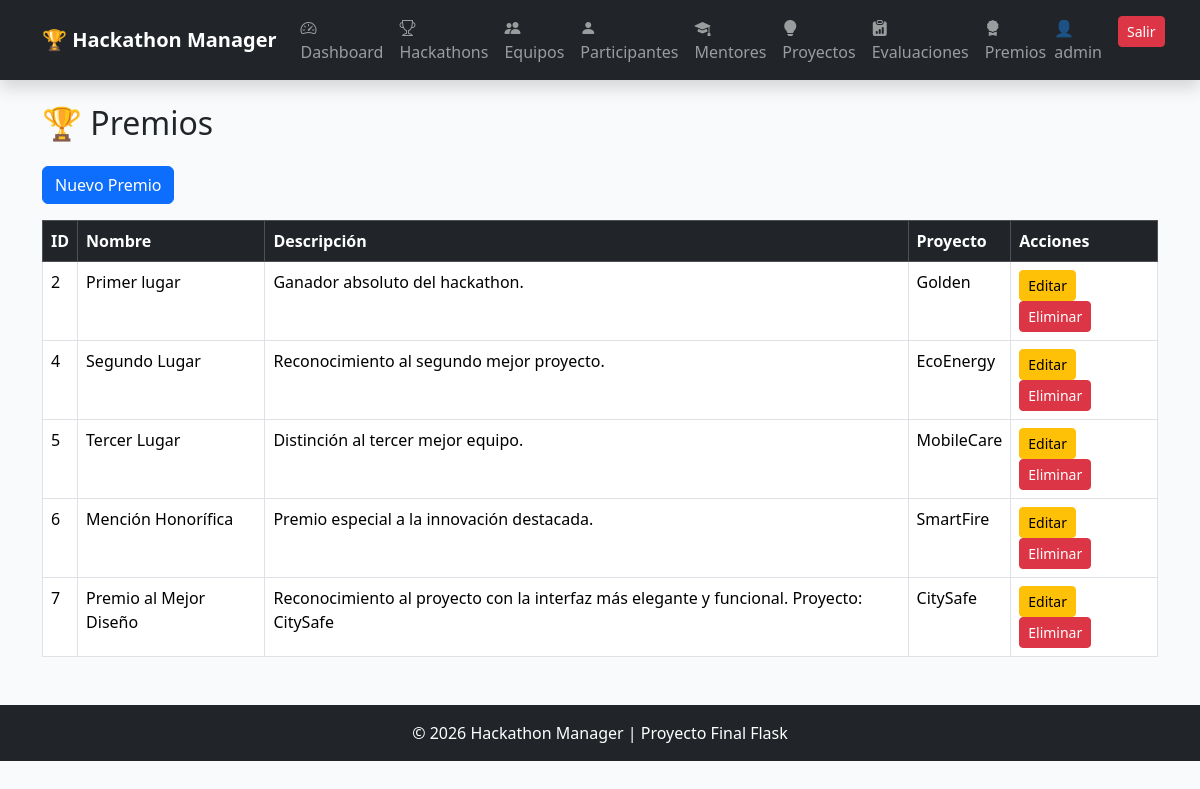
Page /premios (signed in) on the committed database.
### app/models/usuario.py (models this page shows, shortened)
class Usuario(UserMixin, db.Model):
    __tablename__ = "usuarios"
    id = db.Column(
        db.Integer,
        primary_key=True
    )
    nombre = db.Column(
        db.String(100),
        nullable=False
    )
    email = db.Column(
        db.String(100),
        unique=True,
        nullable=False
    )
    username = db.Column(
        db.String(50),
        unique=True,
        nullable=False
    )
    password = db.Column(
        db.String(255),
        nullable=False
    )
    rol_id = db.Column(
        db.Integer,
        db.ForeignKey("roles.id"),
        nullable=False
    )

### app/models/premio.py (models this page shows)
class Premio(db.Model):
    __tablename__ = "premios"
    id = db.Column(
        db.Integer,
        primary_key=True
    )
    nombre = db.Column(
        db.String(100),
        nullable=False
    )
    descripcion = db.Column(
        db.String(200)
    )
    proyecto_id = db.Column(
        db.Integer,
        db.ForeignKey("proyectos.id")
    )
    proyecto = db.relationship(
        "Proyecto",
        backref="premios"
    )

### app/models/proyecto.py (models this page shows, shortened)
class Proyecto(db.Model):
    __tablename__ = "proyectos"
    id = db.Column(
        db.Integer,
        primary_key=True
    )
    nombre = db.Column(
        db.String(150),
        nullable=False
    )
    descripcion = db.Column(
        db.Text,
        nullable=False
    )
    tecnologia = db.Column(
        db.String(100),
        nullable=False
    )
    estado = db.Column(
        db.String(50),
        default="En desarrollo"
    )
    equipo_id = db.Column(
        db.Integer,
        db.ForeignKey("equipos.id"),
        nullable=False
    )
    evaluaciones = db.relationship(
    "Evaluacion",
    backref="proyecto",
    lazy=True
)

### app/premios/routes.py (the view)
@premio_bp.route("/premios")
@login_required
def listar_premios():
    premios = Premio.query.all()
    return render_template(
        "premios/listar.html",
        premios=premios
    )

### app/templates/premios/listar.html
{% extends 'base.html' %}
{% block content %}
<h2 class="mb-4">
    🏆 Premios
</h2>
<a href="/premios/nuevo"
   class="btn btn-primary mb-3">
    Nuevo Premio
</a>
<table class="table table-bordered">
    <thead class="table-dark">
        <tr>
            <th>ID</th>
            <th>Nombre</th>
            <th>Descripción</th>
            <th>Proyecto</th>
            <th>Acciones</th>
        </tr>
    </thead>
    <tbody>
        {% for premio in premios %}
        <tr>
            <td>{{ premio.id }}</td>
            <td>{{ premio.nombre }}</td>
            <td>{{ premio.descripcion }}</td>
            <td>
                {% if premio.proyecto %}
                    {{ premio.proyecto.nombre }}
                {% endif %}
            </td>
            <td>
    <a
        href="/premios/editar/{{ premio.id }}"
        class="btn btn-warning btn-sm">
        Editar
    </a>
    <a
        href="/premios/eliminar/{{ premio.id }}"
        class="btn btn-danger btn-sm">
        Eliminar
    </a>
</td>
        </tr>
        {% endfor %}
    </tbody>
</table>
{% endblock %}

### app/templates/base.html (shortened to what this page needs)
<!DOCTYPE html>
<html lang="es">
<head>
    <link href="https://cdn.jsdelivr.net/npm/bootstrap@5.3.7/dist/css/bootstrap.min.css" rel="stylesheet">
    <link rel="stylesheet" href="https://cdn.jsdelivr.net/npm/bootstrap-icons@1.11.3/font/bootstrap-icons.min.css">
    <link rel="stylesheet" href="{{ url_for('static', filename='css/style.css') }}">
</head>
<body class="bg-light">
<nav class="navbar navbar-expand-lg navbar-dark bg-dark shadow">
    <div class="container">
        <a class="navbar-brand fw-bold" href="/">
            🏆 Hackathon Manager
        </a>
        <div class="collapse navbar-collapse" id="menu">
            <ul class="navbar-nav me-auto">
                {% if current_user.is_authenticated %}
                <li class="nav-item">
                    <a class="nav-link" href="/dashboard">
                        <i class="bi bi-speedometer2"></i> Dashboard
                    </a>
                </li>
                <li class="nav-item">
                    <a class="nav-link" href="/hackathons">
                        <i class="bi bi-trophy"></i> Hackathons
                    </a>
                </li>
                <li class="nav-item">
                    <a class="nav-link" href="/equipos">
                        <i class="bi bi-people-fill"></i> Equipos
                    </a>
                </li>
                <li class="nav-item">
                    <a class="nav-link" href="/participantes">
                        <i class="bi bi-person-fill"></i> Participantes
                    </a>
                </li>
                <li class="nav-item">
                    <a class="nav-link" href="/mentores">
                        <i class="bi bi-mortarboard-fill"></i> Mentores
                    </a>
                </li>
                <li class="nav-item">
                    <a class="nav-link" href="/proyectos">
                        <i class="bi bi-lightbulb-fill"></i> Proyectos
                    </a>
                </li>
                <li class="nav-item">
                    <a class="nav-link" href="/evaluaciones">
                        <i class="bi bi-clipboard-data-fill"></i> Evaluaciones
                    </a>
                </li>
                <li class="nav-item">
                    <a class="nav-link" href="/premios">
                        <i class="bi bi-award-fill"></i> Premios
                    </a>
                </li>
                {% endif %}
            </ul>
            <ul class="navbar-nav">
                {% if current_user.is_authenticated %}
                <li class="nav-item">
                    <span class="navbar-text me-3">
                        👤 {{ current_user.username }}
                    </span>
                </li>
                <li class="nav-item">
                    <a class="btn btn-danger btn-sm" href="/logout">Salir</a>
                </li>
                {% endif %}
            </ul>
        </div>
    </div>
</nav>
<div class="container mt-4">
    {% block content %}
    {% endblock %}
</div>
<footer class="bg-dark text-white text-center mt-5 p-3">
    © 2026 Hackathon Manager | Proyecto Final Flask
</footer>
</body>
</html>

### app/static/css/style.css (style rules this page uses)
body { background: url("../img/mifoto1.png"); background-size: cover; background-position: center; background-repeat: no-repeat; background-attachment: fixed; position: relative; }
body::before { content: ""; position: fixed; top: 0; left: 0; width: 100%; height: 100%; background: rgba(255, 255, 255, 0.158); z-index: -1; }

### rows in the picture
Usuario: username "admin"
Premio: id "2", nombre "Primer lugar", descripcion "Ganador absoluto del hackathon.", proyecto.nombre "Golden"
Premio: id "4", nombre "Segundo Lugar", descripcion "Reconocimiento al segundo mejor proyecto.", proyecto.nombre "EcoEnergy"
Premio: id "5", nombre "Tercer Lugar", descripcion "Distinción al tercer mejor equipo.", proyecto.nombre "MobileCare"
Premio: id "6", nombre "Mención Honorífica", descripcion "Premio especial a la innovación destacada.", proyecto.nombre "SmartFire"
Premio: id "7", nombre "Premio al Mejor Diseño", descripcion "Reconocimiento al proyecto con la interfaz más elegante y funcional. Proyecto: CitySafe", proyecto.nombre "CitySafe"
